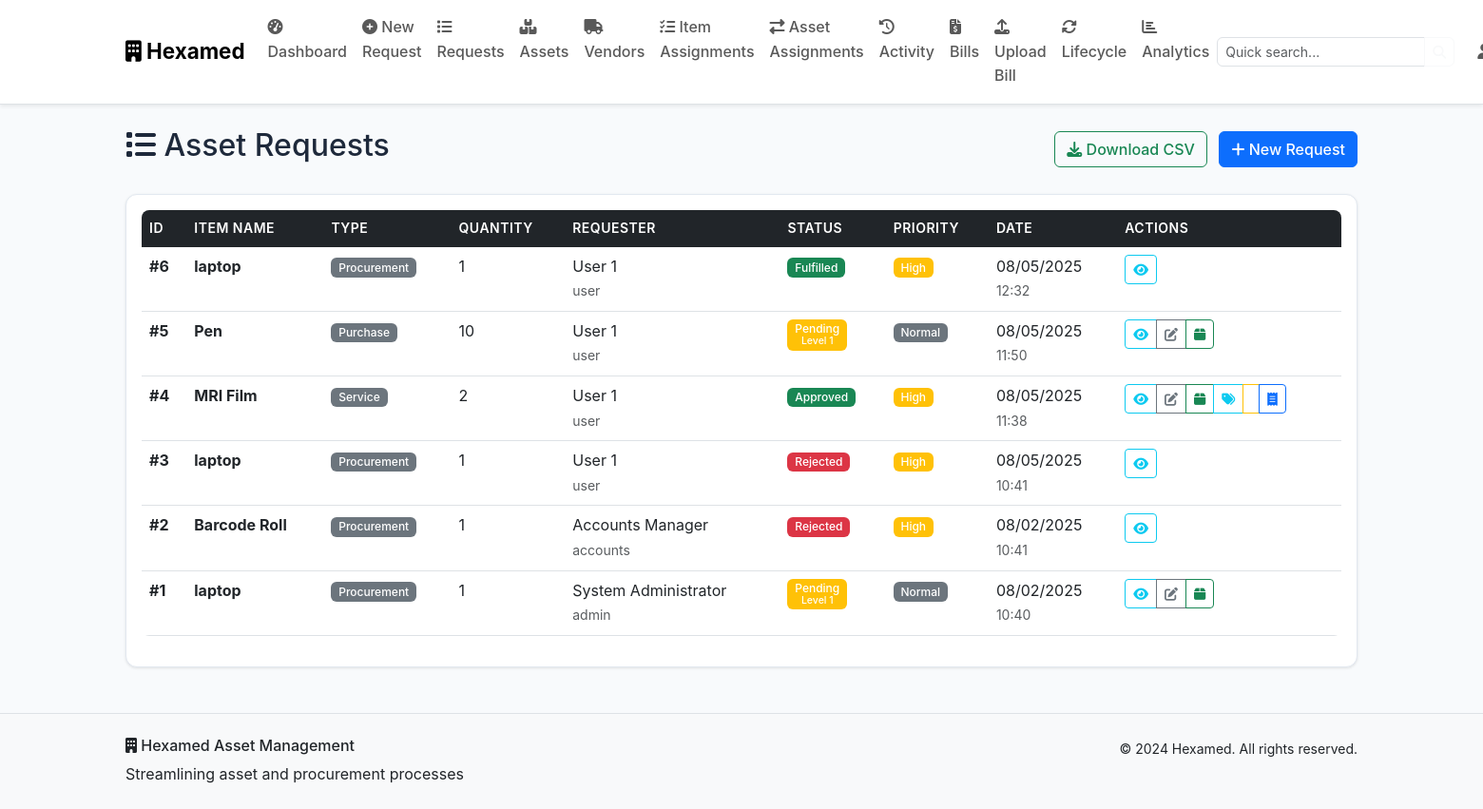
Before: /requests (signed in) with the older database file.
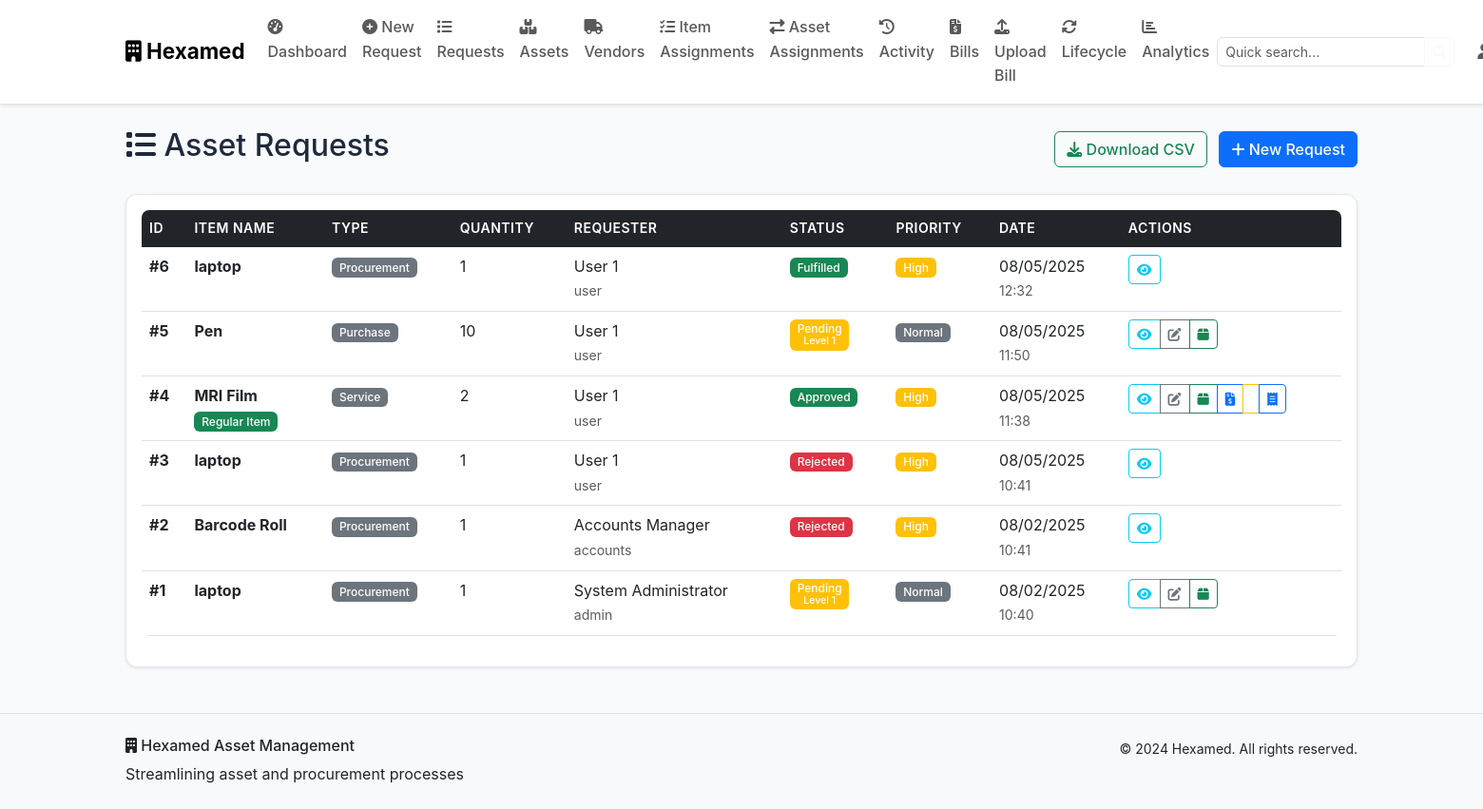
After: the same page with the newer database file.
### models.py (models this page shows, shortened)
class AssetRequest(db.Model):
    id = db.Column(db.Integer, primary_key=True)
    item_name = db.Column(db.String(200), nullable=False)
    quantity = db.Column(db.Integer, nullable=False)
    purpose = db.Column(db.Text, nullable=False)
    request_type = db.Column(db.String(50), nullable=False)
    estimated_cost = db.Column(db.Float)
    urgency = db.Column(db.String(20), default='Normal')
    is_bulk_request = db.Column(db.Boolean, default=False)
    bulk_items = db.Column(db.Text)  # JSON array of items for bulk requests
    item_classification = db.Column(db.String(20))  # 'Regular' or 'Specific' - set by SCM
    status = db.Column(db.String(20), default='Pending')
    current_approval_level = db.Column(db.Integer, default=1)
    floor = db.Column(db.String(50))
    fulfilled_from_asset_id = db.Column(db.Integer, db.ForeignKey('asset.id'))
    fulfilled_quantity = db.Column(db.Integer, default=0)
    fulfilled_by = db.Column(db.Integer, db.ForeignKey('user.id'))
    fulfilled_at = db.Column(db.DateTime)
    fulfillment_notes = db.Column(db.Text)
    created_at = db.Column(db.DateTime, default=datetime.utcnow)
    updated_at = db.Column(db.DateTime, default=datetime.utcnow, onupdate=datetime.utcnow)
    user_id = db.Column(db.Integer, db.ForeignKey('user.id'), nullable=False)
    uploaded_files = db.relationship('UploadedFile', backref='request', lazy=True, cascade='all, delete-orphan')
    approvals = db.relationship('Approval', backref='request', lazy=True, cascade='all, delete-orphan')
    fulfilled_from_asset = db.relationship('Asset', foreign_keys=[fulfilled_from_asset_id])
    fulfilled_by_user = db.relationship('User', foreign_keys=[fulfilled_by])

class User(db.Model):
    id = db.Column(db.Integer, primary_key=True)
    username = db.Column(db.String(80), unique=True, nullable=False)
    email = db.Column(db.String(120), unique=True, nullable=False)
    password_hash = db.Column(db.String(256), nullable=False)
    role = db.Column(db.String(50), nullable=False, default='User')
    full_name = db.Column(db.String(100), nullable=False)
    floor = db.Column(db.String(50))
    department = db.Column(db.String(100))
    created_at = db.Column(db.DateTime, default=datetime.utcnow)
    is_active = db.Column(db.Boolean, default=True)
    requests = db.relationship('AssetRequest', foreign_keys='AssetRequest.user_id', backref='requester', lazy=True)

### routes.py (the view)
    def decorated_function(*args, **kwargs):
        if 'user_id' not in session:
            flash('Please log in to access this page.', 'warning')
            return redirect(url_for('login'))
        return f(*args, **kwargs)

### routes.py (called while the page is built)
def require_login(f):
    def decorated_function(*args, **kwargs):
        if 'user_id' not in session:
            flash('Please log in to access this page.', 'warning')
            return redirect(url_for('login'))
        return f(*args, **kwargs)
    decorated_function.__name__ = f.__name__
    return decorated_function

### templates/requests.html (shortened to what the changed rows need)
{% extends "base.html" %}
{% block content %}
<div class="container my-4">
    <div class="row">
        <div class="col">
            <div class="d-flex justify-content-between align-items-center mb-4">
                <h2><i class="fas fa-list"></i> Asset Requests</h2>
            </div>
        </div>
    </div>
    {% if requests.items %}
    <div class="card">
        <div class="card-body">
            <div class="table-responsive">
                <table class="table table-hover">
                    <thead>
                        <tr>
                            <th>ID</th>
                            <th>Item Name</th>
                            <th>Type</th>
                            <th>Quantity</th>
                            <th>Requester</th>
                            <th>Status</th>
                            <th>Priority</th>
                            <th>Date</th>
                            <th>Actions</th>
                        </tr>
                    </thead>
                    <tbody>
                        {% for request in requests.items %}
                        <tr>
                            <td><strong>#{{ request.id }}</strong></td>
                            <td>
                                <div>
                                    <strong>{{ request.item_name }}</strong>
                                    {% if request.item_classification %}
                                        <br><span class="badge bg-{{ 'success' if request.item_classification == 'Regular' else 'warning' }}">
                                            {{ request.item_classification }} Item
                                        </span>
                                    {% endif %}
                                </div>
                            </td>
                            <td>
                                <span class="badge bg-secondary">{{ request.request_type }}</span>
                            </td>
                            <td>{{ request.quantity }}</td>
                            <td>
                                <div>
                                    {{ request.requester.full_name }}
                                    <br><small class="text-muted">{{ request.requester.username }}</small>
                                </div>
                            </td>
                            <td>
                                {% if request.status == 'Pending' %}
                                    <span class="badge bg-warning">
                                        {{ request.status }}
                                        <br><small>Level {{ request.current_approval_level }}</small>
                                    </span>
                                {% elif request.status == 'Approved' %}
                                    <span class="badge bg-success">{{ request.status }}</span>
                                {% elif request.status == 'Rejected' %}
                                    <span class="badge bg-danger">{{ request.status }}</span>
                                {% elif request.status == 'Fulfilled' %}
                                    <span class="badge bg-success">{{ request.status }}</span>
                                {% endif %}
                            </td>
                            <td>
                                {% if request.urgency == 'Critical' %}
                                    <span class="badge bg-danger">{{ request.urgency }}</span>
                                {% elif request.urgency == 'High' %}
                                    <span class="badge bg-warning">{{ request.urgency }}</span>
                                {% elif request.urgency == 'Normal' %}
                                    <span class="badge bg-secondary">{{ request.urgency }}</span>
                                {% else %}
                                    <span class="badge bg-light text-dark">{{ request.urgency }}</span>
                                {% endif %}
                            </td>
                            <td>
                                <div>
                                    {{ request.created_at.strftime('%m/%d/%Y') if request.created_at else 'N/A' }}
                                    <br><small class="text-muted">{{ request.created_at.strftime('%H:%M') if request.created_at else 'N/A' }}</small>
                                </div>
                            </td>
                            <td>
                                <div class="btn-group btn-group-sm">
                                    <button class="btn btn-outline-info btn-sm" data-bs-toggle="modal"
                                            data-bs-target="#requestModal{{ request.id }}">
                                        <i class="fas fa-eye"></i>
                                    </button>
                                    {% if user.role in ['Accounts/SCM', 'Admin', 'MD'] %}
                                        {% if request.status in ['Pending', 'Approved'] %}
                                            <a href="{{ url_for('edit_request', request_id=request.id) }}"
                                               class="btn btn-outline-secondary btn-sm"
                                               title="Edit Request">
                                                <i class="fas fa-edit"></i>
                                            </a>
                                            <a href="{{ url_for('assign_from_asset', request_id=request.id) }}"
                                               class="btn btn-outline-success btn-sm"
                                               title="Assign from Asset">
                                                <i class="fas fa-box"></i>
                                            </a>
                                        {% endif %}
                                        {% if request.status == 'Approved' and user.role == 'Accounts/SCM' %}
                                            {% if not request.item_classification %}
                                                <a href="{{ url_for('classify_item', request_id=request.id) }}"
                                                   class="btn btn-outline-info btn-sm"
                                                   title="Classify Item & Create PO">
                                                    <i class="fas fa-tags"></i>
                                                </a>
                                            {% else %}
                                                <a href="{{ url_for('create_purchase_order_from_request', request_id=request.id) }}"
                                                   class="btn btn-outline-primary btn-sm"
                                                   title="Create Purchase Order">
                                                    <i class="fas fa-file-invoice-dollar"></i>
                                                </a>
                                            {% endif %}
                                            <a href="{{ url_for('fulfill_request', request_id=request.id) }}"
                                               class="btn btn-outline-warning btn-sm"
                                               title="Fulfill from Assets">
                                            </a>
                                            <a href="{{ url_for('upload_bill', request_id=request.id) }}"
                                               class="btn btn-outline-primary btn-sm"
                                               title="Upload Bill">
                                                <i class="fas fa-receipt"></i>
                                            </a>
                                        {% endif %}
                                    {% endif %}
                                </div>
                            </td>
                        </tr>
                        {% endfor %}
                    </tbody>
                </table>
            </div>
        </div>
    </div>
    {% endif %}
</div>
{% endblock %}

Changed rows visible on the page:
changed AssetRequest "MRI Film": item_classification (not shown) → "Regular"
